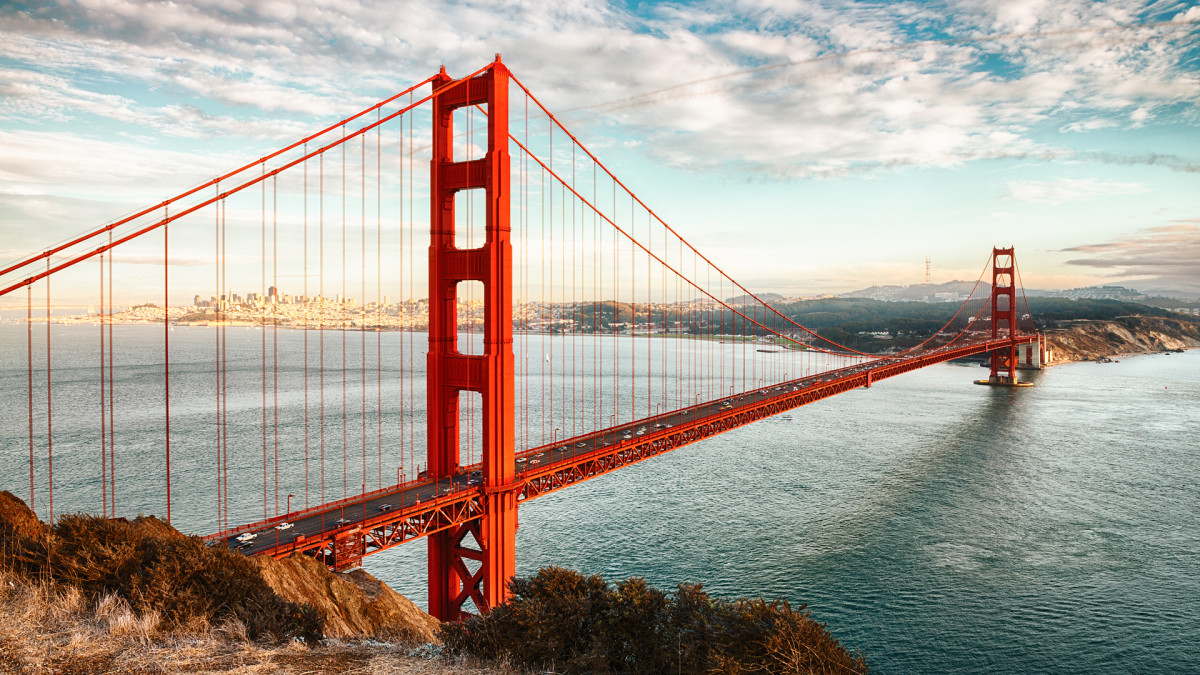
#> input picture images/goldengategridge.png, 1200 x 675 px
$ python getting_and_setting.py --image images/goldengategridge.png
#> lines starting #> are read from the running program, lines starting #| are printed output that depends on the picture; after the words box and inside, x2 and y2 are one past the last pixel; in counts of white or black regions, pixels touching at a corner belong together
import argparse
import cv2
import matplotlib.pyplot as plt
import matplotlib.image as mpimg

ap = argparse.ArgumentParser()
ap.add_argument("-i", "--image", required=True, help="Path to the image")
args = vars(ap.parse_args())

image = cv2.imread(args["image"])
#> image is the input picture: shape (675, 1200, 3); mean B, G, R 152.3, 161.9, 170.8

plt.figure()
f, axarr = plt.subplots(1, 2)

# cv2 store RGB pixels in reverse order
# When access each element in the tuple, need to view them in BGR order.
(b, g, r) = image[90, 490]
#> b = 12; g = 18; r = 137
print(f"Pixel at (90, 490) | Red: {r} | Green: {g} | Blue: {b}")
#| Pixel at (90, 490) | Red: 137 | Green: 18 | Blue: 12
axarr[0].imshow(cv2.cvtColor(image, cv2.COLOR_BGR2RGB))

image[90:600, 490:510] = (224, 119, 85)  # (b, g, r)
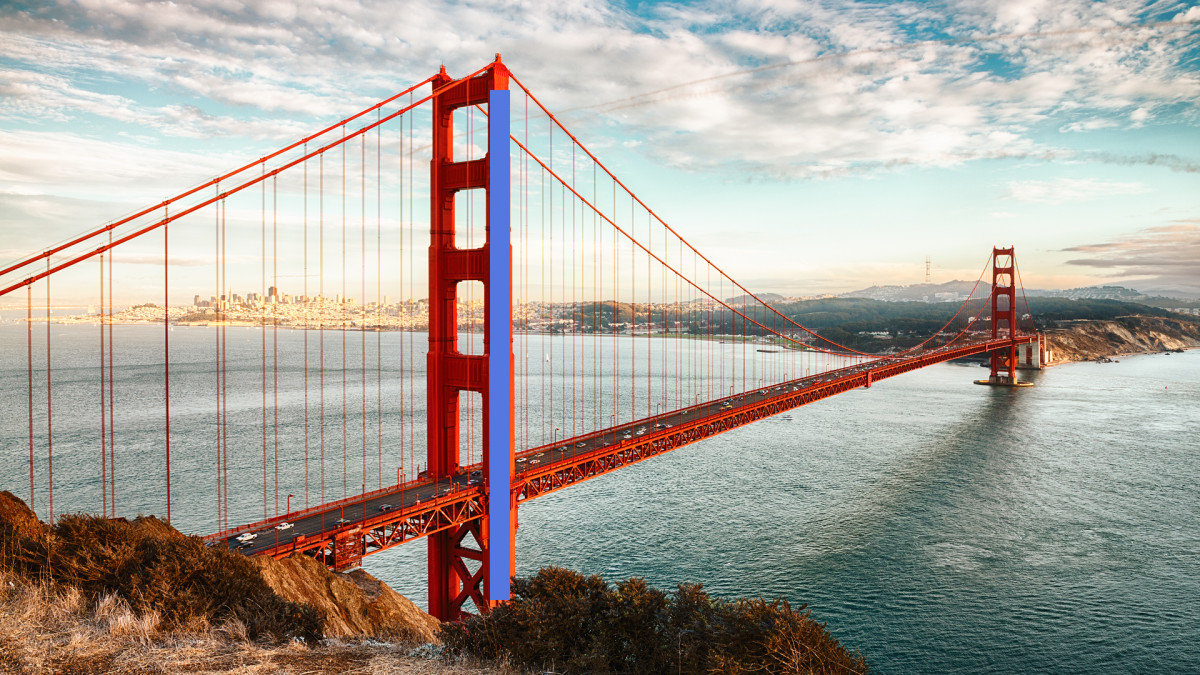
#> image: shape (675, 1200, 3); 1.26% of pixels changed, all inside (x1, y1, x2, y2) = (490, 90, 510, 600)
(b, g, r) = image[90, 490]
#> b = 224; g = 119; r = 85
print(f"Pixel at (90, 490) | Red: {r} | Green: {g} | Blue: {b}")
#| Pixel at (90, 490) | Red: 85 | Green: 119 | Blue: 224
axarr[1].imshow(cv2.cvtColor(image, cv2.COLOR_BGR2RGB))

plt.show()
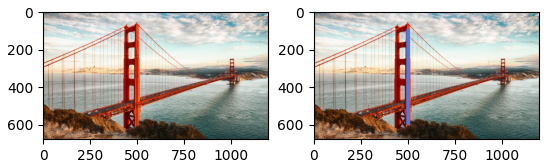
#> figure drawn by matplotlib, 2 panels
